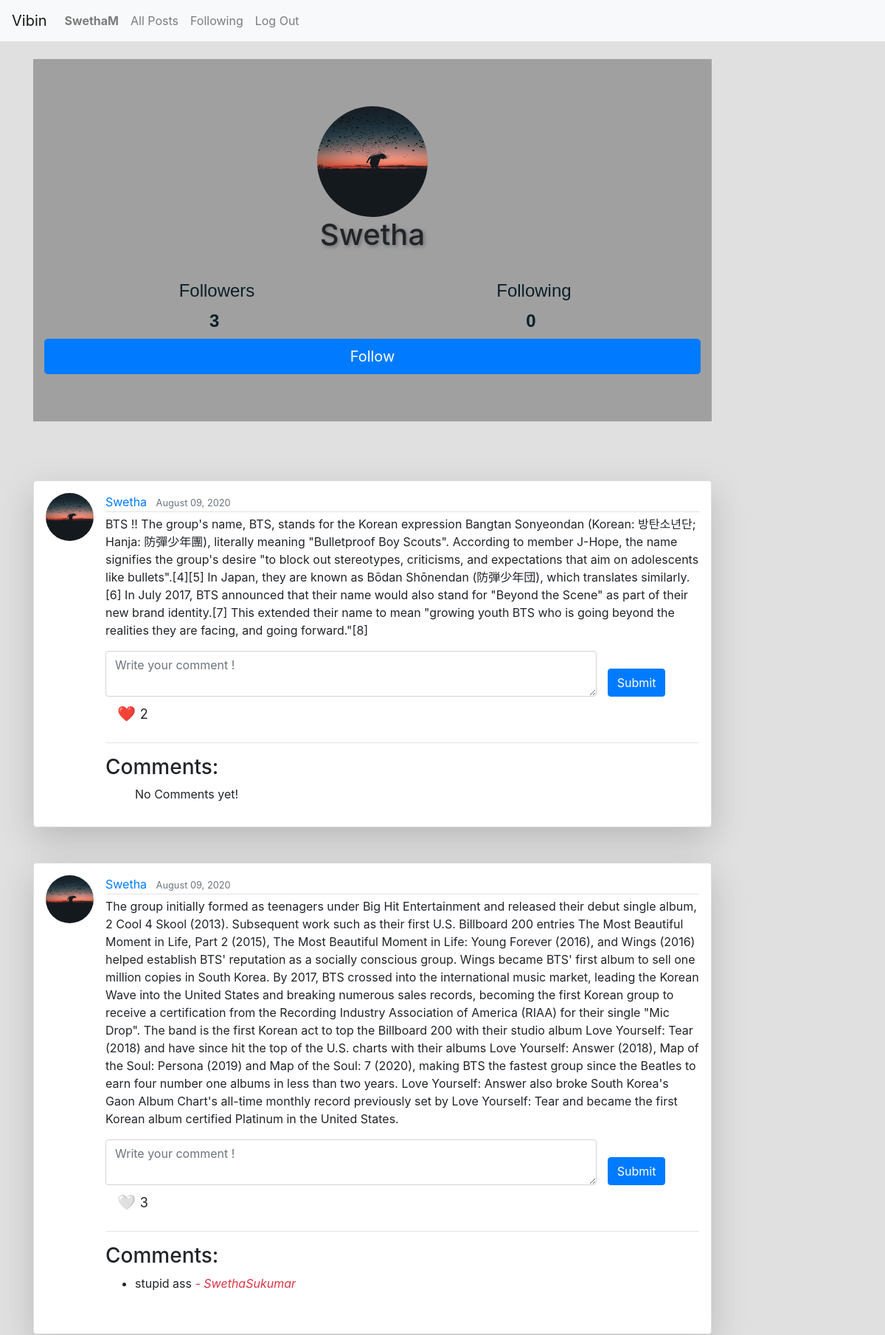
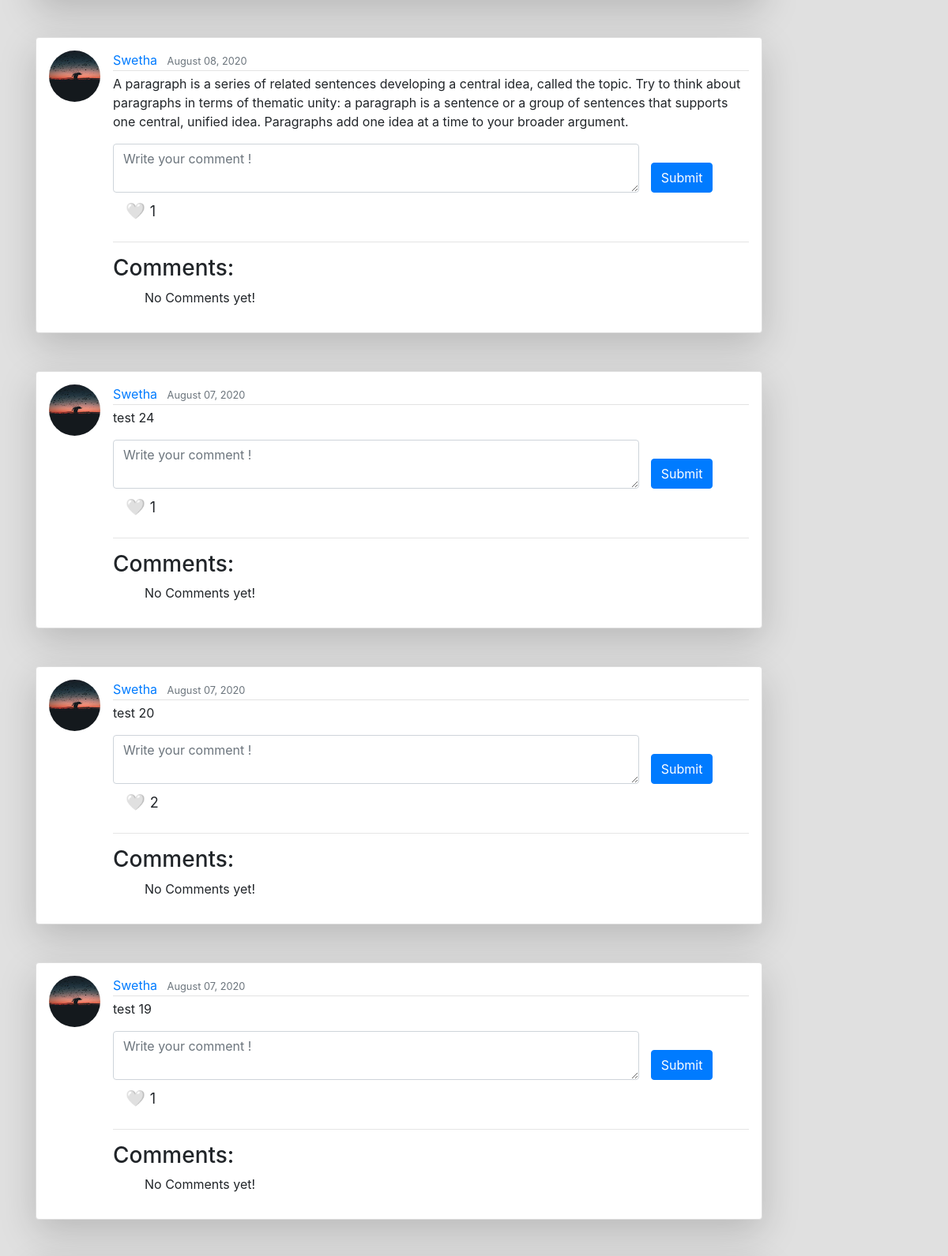
The page /user/Swetha (signed in, upper part) on the database its author committed (2 pictures, top to bottom).
### network/models.py (models this page shows, shortened)
class User(AbstractUser):
    followers = models.ManyToManyField('self',symmetrical = False, related_name='following', blank=True)

class Post(models.Model):
    user = models.ForeignKey('User', on_delete=models.CASCADE, related_name="posts")
    content = models.TextField(blank=True)
    image = models.ImageField(upload_to='images/', blank=True, null = True)
    likes = models.ManyToManyField('User', related_name="liked_posts", blank=True)
    timestamp = models.DateTimeField(auto_now_add=True)

class Comment(models.Model):
    user = models.ForeignKey("User", on_delete=models.CASCADE, related_name="commented_user")
    post = models.ForeignKey("Post", on_delete=models.CASCADE, related_name="comments")
    comment = models.TextField(max_length=500, validators=[validate_is_profane])

### network/views.py (the view)
# urls.py: path("user/<str:username>", views.user_page, name="user"),
@login_required
def user_page(request, username):
    target_user = User.objects.get(username=username)
    posts = Post.objects.filter(user__username=username).order_by("-timestamp")
    paginator = Paginator(posts, 10)
    page_obj = paginator.get_page(request.GET.get('page'))
    return render(request, "network/profile.html", {
        "target_user": target_user,
        "page_obj": page_obj
    })

### network/templates/network/profile.html (shortened to what this page needs)
{% extends "network/layout.html" %}
{% load static %}
{% block body %}
    <div class="jumbotron jumbotron-fluid" style="background-color:rgba(148, 148, 148, 0.836);">
        <div class="container">
            <img class="rounded-circle profile mx-auto d-block img-fluid unlock-icon" src= "{% static 'network/default.jpg' %}">
            <h1 class="col-auto mr-auto" style="text-align: center;">{{ target_user.username }}</h1>
            <br/>
            <div class="container">
                <div class="row justify-content-center">
                    <div class="col-4 d-flex justify-content-center">
                        <button id="follower" type="button" class="button btn btn-light"><h4>Followers</h4>
                        <span class ="pr-5" style="font-size:x-large ;"><b>{{ target_user.followers.all.count }}</b></span></button>
                    </div>
                    <div class="col-4 d-flex justify-content-end">
                        <button  id="following" type="button" class="button btn btn-light"><h4>Following</h4>
                        <span class ="pr-5" style="font-size:x-large ;"><b>{{target_user.following.all.count }}</b></span></button>
                    </div>
                </div>
            </div>
            {% if user.is_authenticated %}
                {% if user.id != target_user.id %}
                    <button id="follow-btn" class="btn btn-primary btn-lg btn-block">
                    {% if not user in target_user.followers.all %}
                        Follow
                    {% else %}
                        Unfollow
                    {% endif %}
                    </button>
                {% endif %}
            {% endif %}
        </div>
    </div>
{% endblock %}

### network/templates/network/layout.html (shortened to what this page needs)
{% load static %}
{% load profanity %}
<!DOCTYPE html>
<html lang="en">
    <head>
        <link rel="stylesheet" href="https://stackpath.bootstrapcdn.com/bootstrap/4.4.1/css/bootstrap.min.css">
        <link href="{% static 'network/styles.css' %}" rel="stylesheet">
    </head>
    <body>
        <nav class="navbar navbar-expand-lg navbar-light bg-light">
            <a class="navbar-brand" href="{% url 'index' %}">Vibin</a>
        <div>
            <ul class="navbar-nav mr-auto">
                {% if user.is_authenticated %}
                    <li class="nav-item">
                        <a class="nav-link" href="{% url 'user' user.username %}"><strong>{{ user.username }}</strong></a>
                    </li>
                {% endif %}
                <li class="nav-item">
                    <a class="nav-link" href="{% url 'index' %}">All Posts</a>
                </li>
                {% if user.is_authenticated %}
                    <li class="nav-item">
                        <a class="nav-link" href="{% url 'following' %}">Following</a>
                    </li>
                    <li class="nav-item">
                        <a class="nav-link" href="{% url 'logout' %}">Log Out</a>
                    </li>
                {% endif %}
            </ul>
            </div>
        </nav>
        <div class="body">
            <main role="main" class="container">
                <div class="row">
                    <div class="col-lg-10">
                    <br/>
                    {% block body %}
                    {% endblock %}
                    <br/><br/>
                    {% if page_obj %}
                    {% for post in page_obj %}
                    <article class="media content-section shadow-lg p-3 mb-5 bg-white rounded">
                        <img class="rounded-circle article-img" src= "{% static 'network/default.jpg' %}">
                        <div  class="media-body">
                            <div class="article-metadata">
                                <a class="mr-2" href="{% url 'user' post.user %}">{{ post.user }}</a>
                                <small class="text-muted">{{ post.timestamp|date:"F d, Y" }}</small>
                            </div>
                            <p class="article-content" id="content-{{ post.id }}" style="white-space: pre-line">{{ post.content }}</p>
                                <form class="row" action="{% url 'comment' post.id %}" method="post">
                                    <div class="col-12 col-md-10">
                                        <textarea type="text" class="form-control" required name="content" placeholder="Write your comment !"></textarea>
                                    </div>
                                    <div class="d-flex align-items-end">
                                        <button type="submit" class="submit-comment btn btn-primary" >Submit</button>
                                    </div>
                                </form>
                            <div class=" btn-lg topright" onclick="like('{{ post.id }}');">
                                {% if user in post.likes.all %}
                                    <a class="heart " id="heart-{{ post.id }}">❤️</a>
                                {% else %}
                                    <a class="heart" id="heart-{{ post.id }}">🤍</a>
                                {% endif %}
                                <span id="counter-{{ post.id }}" style="font-size: large;">{{ post.likes.all.count }}</span>
                            </div>
                        <hr>
                        <h3>Comments:</h3>
                        <ul>
                            {% for comment in post.comments.all %}
                                    <li class="fakeimg">{{ comment.comment|censor }} <cite class="text-danger">- {{comment.user.username}}</cite></li>
                                    <br/>
                            {% empty %}
                                    No Comments yet!
                            {% endfor %}
                        </ul>
                    </article>
                    {% empty %}
                        <h2><i>No posts</i></h2>
                {% endfor %}
                {% endif %}
            </div>
                </div>
                </div>
    </body>
</html>

### network/static/network/styles.css (style rules this page uses)
body { background-color: #e0e0e0; }
.nav-link { color: #3b4c5d ; }
.content-section { background: #ffffff; padding: 10px 20px; border: 1px solid #dddddd; border-radius: 3px; margin-bottom: 20px; box-shadow: 10px 10px 5px rgb(255, 255, 255); }
.article-content { white-space: pre-line; }
.article-img { height: 65px; width: 65px; margin-right: 16px; }
.article-metadata { padding-bottom: 1px; margin-bottom: 4px; border-bottom: 1px solid #e3e3e3 }
h1 { text-shadow: 2px 2px 5px rgb(114, 110, 110); }
.profile { height: 150px; width: 150px; }
.button { text-decoration: none; margin-left: -50%; background-color: transparent; border: none; font-family: arial, sans-serif; color: rgb(11, 31, 41); cursor: pointer; -moz-text-align-last: right; text-align-last: right; padding-left: 20px; }
.heart { cursor: pointer; }

### rows shown on the page
User: username "SwethaM"
User: username "Swetha", followers.all.count "3", following.all.count "0"
Post: user "Swetha", timestamp "August 09, 2020", content "BTS !! The group's name, BTS, stands for the Korean expression Bangtan Sonyeondan (Korean: 방탄소년단; Hanja: 防彈少年團), literally meaning \"Bulletproof Boy Scouts\". According to member J-Hope, the name signifies the group's desire \"to block out stereotypes, criticisms, and expectations that aim on adolescents like bullets\".[4][5] In Japan, they are known as Bōdan Shōnendan (防弾少年団), which translates similarly.[6] In July 2017, BTS announced that their name would also stand for \"Beyond the Scene\" as part of their new brand identity.[7] This extended their name to mean \"growing youth BTS who is going beyond the realities they are facing, and going forward.\"[8]", likes.all.count "2"
Post: user "Swetha", timestamp "August 09, 2020", content "The group initially formed as teenagers under Big Hit Entertainment and released their debut single album, 2 Cool 4 Skool (2013). Subsequent work such as their first U.S. Billboard 200 entries The Most Beautiful Moment in Life, Part 2 (2015), The Most Beautiful Moment in Life: Young Forever (2016), and Wings (2016) helped establish BTS' reputation as a socially conscious group. Wings became BTS' first album to sell one million copies in South Korea. By 2017, BTS crossed into the international music market, leading the Korean Wave into the United States and breaking numerous sales records, becoming the first Korean group to receive a certification from the Recording Industry Association of…", likes.all.count "3"
Comment: comment|censor "stupid ass", user.username "SwethaSukumar"
Post: user "Swetha", timestamp "August 08, 2020", content "A paragraph is a series of related sentences developing a central idea, called the topic. Try to think about paragraphs in terms of thematic unity: a paragraph is a sentence or a group of sentences that supports one central, unified idea. Paragraphs add one idea at a time to your broader argument.", likes.all.count "1"
Post: user "Swetha", timestamp "August 07, 2020", content "test 24", likes.all.count "1"
Post: user "Swetha", timestamp "August 07, 2020", content "test 20", likes.all.count "2"
Post: user "Swetha", timestamp "August 07, 2020", content "test 19", likes.all.count "1"
